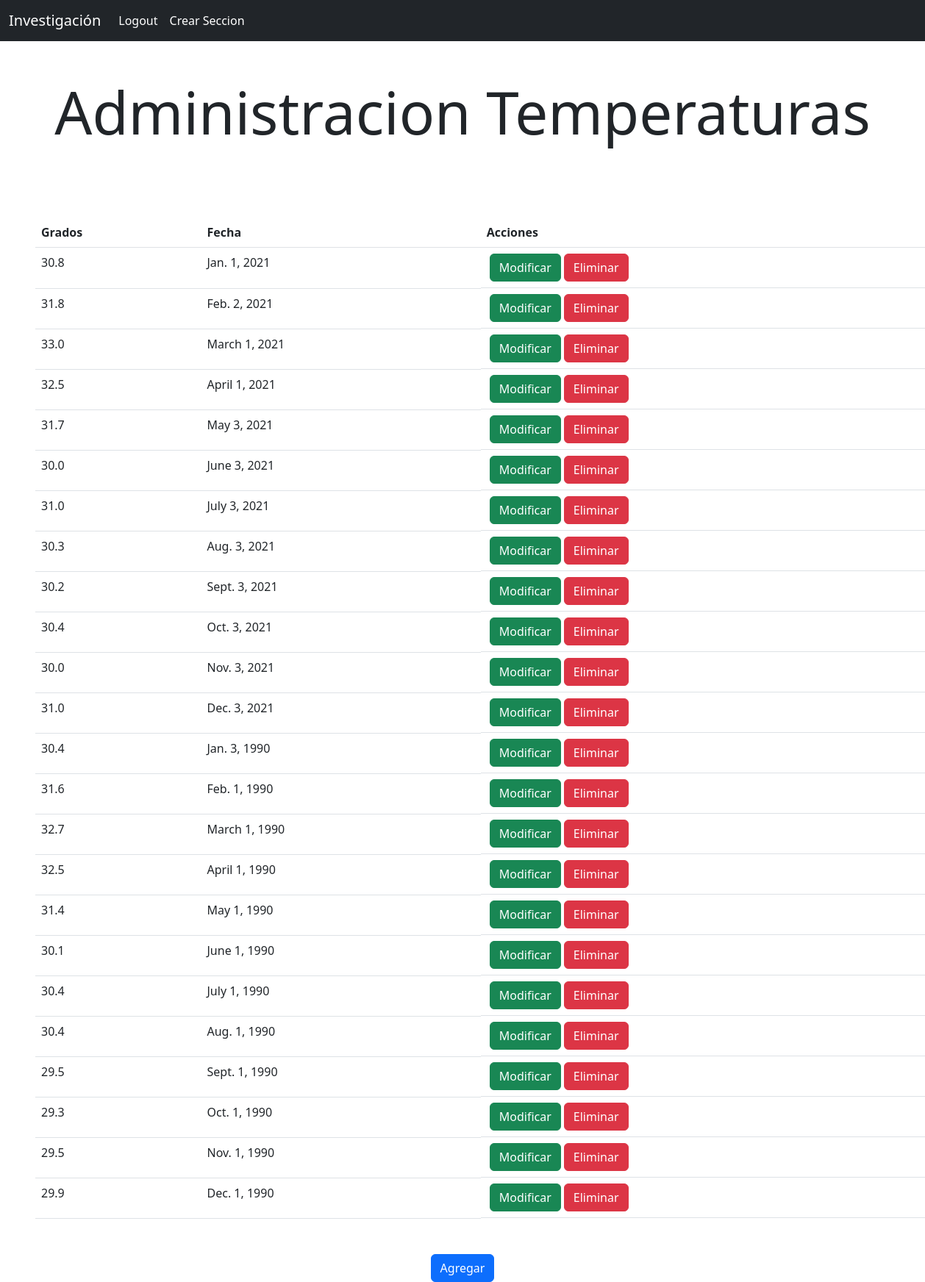
/ver/temperaturas/ (signed in), run on the app's committed database.
### blog/models.py (models this page shows)
class temperaturas(models.Model):
    idTemperatura = AutoField(primary_key=True)
    fecha = DateField()
    grados = FloatField()

### blog/views.py (the view)
# urls.py: path('ver/temperaturas/',views.ver_temperaturas, name='temperaturas'),
@login_required
def ver_temperaturas(request):
    temp = temperaturas.objects.all()
    return render(request, 'temperaturas.html', {
        'temperaturas': temp
    })

### blog/templates/temperaturas.html (shortened to what this page needs)
{% extends 'base.html' %}
{% block content %}
<h1 class="text-center display-1 mx-5 py-5">Administracion Temperaturas</h1>
<table class="table mx-5 py-5 my-5">
    <thead>
        <tr>
            <th>Grados</th>
            <th>Fecha</th>
            <th>Acciones</th>
        </tr>
    </thead>
    <tbody>
    {% for temp in temperaturas %}
    <tr>
        <td>{{temp.grados}}</td>
        <td>{{temp.fecha}}</td>
        <td class="d-flex">
            <form action="{% url 'editar_temperatura' temp.idTemperatura %}" class="px-1">
                <button class="btn btn-success">Modificar</button>
            </form>
            <form action="{% url 'borrar_temperatura' temp.idTemperatura %}" method="POST">
                <button class="btn btn-danger">Eliminar</button>
            </form>
        </td>
    </tr>
    {% endfor %}
    </tbody>
</table>
<div class="col-md-4 mx-auto text-center ">
    <a href="/crear/temperatura/" class="btn btn-primary text-center">Agregar</a>
</div>
{% endblock %}

### data on the page
temperaturas: grados "30.8", fecha "Jan. 1, 2021"
temperaturas: grados "31.8", fecha "Feb. 2, 2021"
temperaturas: grados "33.0", fecha "March 1, 2021"
temperaturas: grados "32.5", fecha "April 1, 2021"
temperaturas: grados "31.7", fecha "May 3, 2021"
temperaturas: grados "30.0", fecha "June 3, 2021"
temperaturas: grados "31.0", fecha "July 3, 2021"
temperaturas: grados "30.3", fecha "Aug. 3, 2021"
temperaturas: grados "30.2", fecha "Sept. 3, 2021"
temperaturas: grados "30.4", fecha "Oct. 3, 2021"
temperaturas: grados "30.0", fecha "Nov. 3, 2021"
temperaturas: grados "31.0", fecha "Dec. 3, 2021"
temperaturas: grados "30.4", fecha "Jan. 3, 1990"
temperaturas: grados "31.6", fecha "Feb. 1, 1990"
temperaturas: grados "32.7", fecha "March 1, 1990"
temperaturas: grados "32.5", fecha "April 1, 1990"
temperaturas: grados "31.4", fecha "May 1, 1990"
temperaturas: grados "30.1", fecha "June 1, 1990"
temperaturas: grados "30.4", fecha "July 1, 1990"
temperaturas: grados "30.4", fecha "Aug. 1, 1990"
temperaturas: grados "29.5", fecha "Sept. 1, 1990"
temperaturas: grados "29.3", fecha "Oct. 1, 1990"
temperaturas: grados "29.5", fecha "Nov. 1, 1990"
temperaturas: grados "29.9", fecha "Dec. 1, 1990"
